Frame 1 (no input): blank canvas, image omitted
Frame 60 (the mouse pressed at the canvas centre just before this capture): blank canvas, image omitted
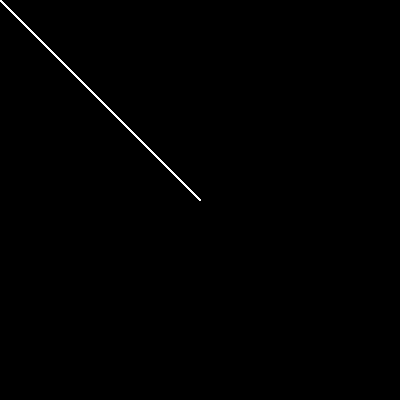
Frame 120 (the mouse held since frame 60 and released just before this capture)

The Processing sketch whose frames 1 and 60 were blank and that drew this single picture after the mouse press (run headless with seeded random() and noise(); from frame 60 on, the mouse is pressed at the canvas centre):

// Processing sketch: polartool
// ── polartool.pde
void setup() {
  size(400,400);
  smooth();
  stroke(255);
  background(0);
}

void draw() {
  clear();
  line(0,0,mouseX,mouseY);
}
